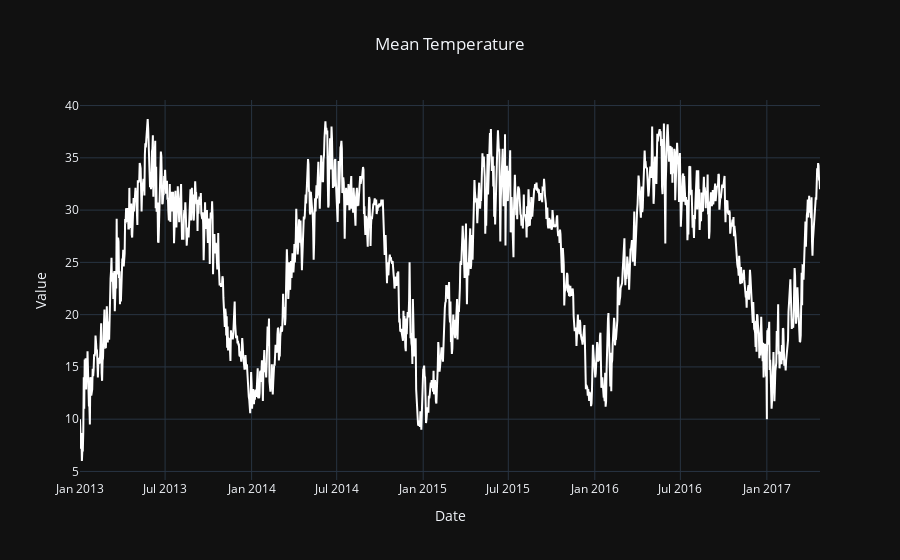
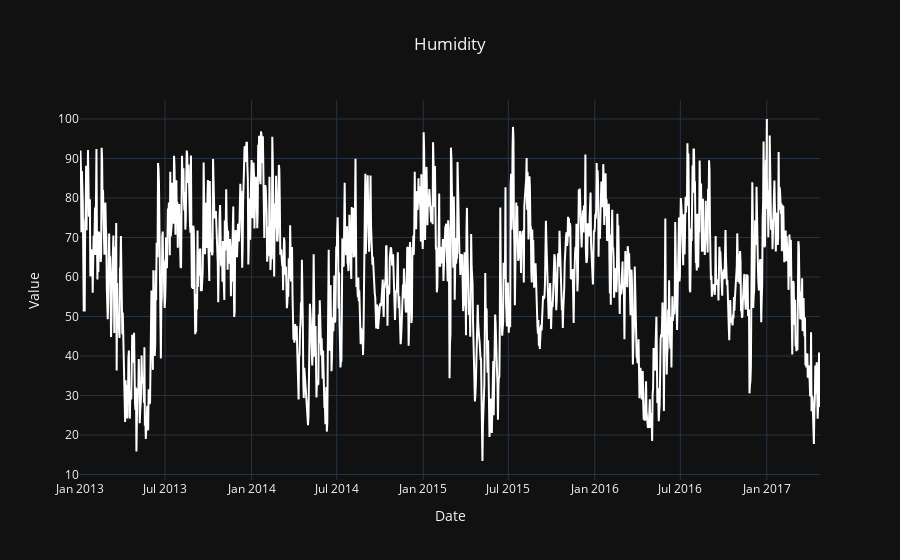
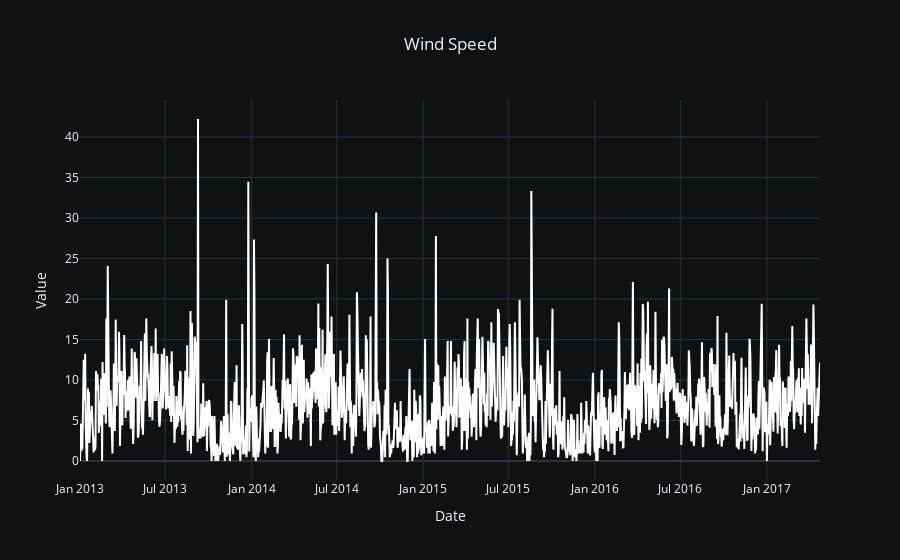
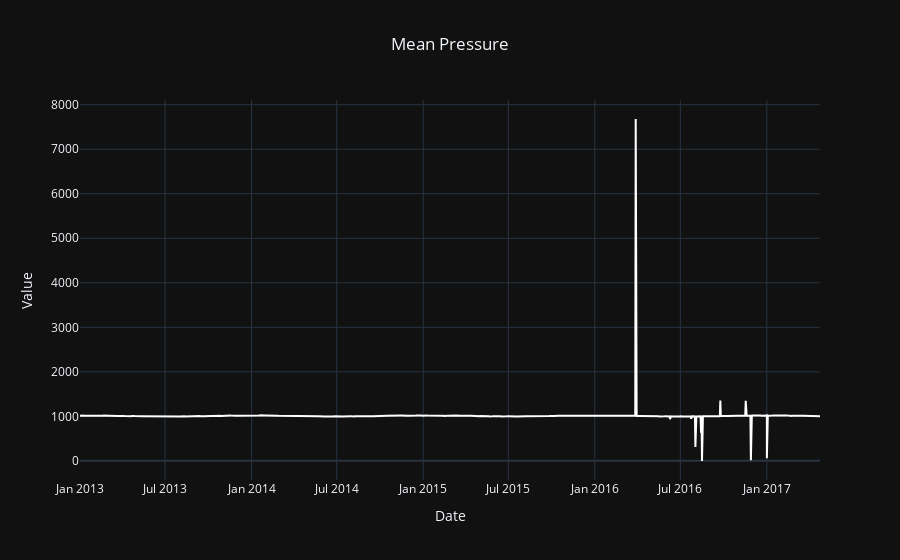

The notebook cell these images were saved under, in order:
### Code cell
# Mean Temperature

fig_temp = go.Figure()
fig_temp.add_trace(go.Scatter(x=df.index, 
                              y=df['meantemp'], 
                              mode='lines', 
                              line=dict(color='white')))
fig_temp.update_layout(title="Mean Temperature", 
                       xaxis_title="Date", 
                       yaxis_title="Value", 
                       template='plotly_dark', 
                       title_x=0.5)
fig_temp.show()

# Humidity

fig_humidity = go.Figure()
fig_humidity.add_trace(go.Scatter(x=df.index, 
                                  y=df['humidity'], 
                                  mode='lines',
                                  line=dict(color='white')))
fig_humidity.update_layout(title="Humidity", 
                           xaxis_title="Date", 
                           yaxis_title="Value", 
                           template='plotly_dark', 
                           title_x=0.5)
fig_humidity.show()

# Wind Speed

fig_wind = go.Figure()
fig_wind.add_trace(go.Scatter(x=df.index, 
                              y=df['wind_speed'], 
                              mode='lines', 
                              line=dict(color='white')))
fig_wind.update_layout(title="Wind Speed", 
                       xaxis_title="Date", 
                       yaxis_title="Value", 
                       template='plotly_dark', 
                       title_x=0.5)
fig_wind.show()

# Mean Pressure

fig_pressure = go.Figure()
fig_pressure.add_trace(go.Scatter(x=df.index, 
                                  y=df['meanpressure'], 
                                  mode='lines', 
                                  line=dict(color='white')))
fig_pressure.update_layout(title="Mean Pressure", 
                           xaxis_title="Date", 
                           yaxis_title="Value", 
                           template='plotly_dark', 
                           title_x=0.5)
fig_pressure.show()

### Figure 1 — Plotly figure (JSON) as saved in the notebook; plotly's stock layout.template omitted (floating-point values rounded to 4 significant figures; data arrays with more than 128 entries replaced by an {"elided": "..."} marker saying what was removed)
{"data": [{"line": {"color": "white"}, "mode": "lines", "type": "scatter", "x": {"elided": "1576 str values"}, "y": {"elided": "1576 float values"}}], "layout": {"autosize": true, "title": {"text": "Mean Temperature", "x": 0.5}, "xaxis": {"autorange": true, "range": ["2013-01-01", "2017-04-24"], "title": {"text": "Date"}, "type": "date"}, "yaxis": {"autorange": true, "range": [4.183, 40.53], "title": {"text": "Value"}, "type": "linear"}}}

### Figure 2 — Plotly figure (JSON) as saved in the notebook; plotly's stock layout.template omitted (floating-point values rounded to 4 significant figures; data arrays with more than 128 entries replaced by an {"elided": "..."} marker saying what was removed)
{"data": [{"line": {"color": "white"}, "mode": "lines", "type": "scatter", "x": {"elided": "1576 str values"}, "y": {"elided": "1576 float values"}}], "layout": {"autosize": true, "title": {"text": "Humidity", "x": 0.5}, "xaxis": {"autorange": true, "range": ["2013-01-01", "2017-04-24"], "title": {"text": "Date"}, "type": "date"}, "yaxis": {"autorange": true, "range": [8.619, 104.8], "title": {"text": "Value"}, "type": "linear"}}}

### Figure 3 — Plotly figure (JSON) as saved in the notebook; plotly's stock layout.template omitted (floating-point values rounded to 4 significant figures; data arrays with more than 128 entries replaced by an {"elided": "..."} marker saying what was removed)
{"data": [{"line": {"color": "white"}, "mode": "lines", "type": "scatter", "x": {"elided": "1576 str values"}, "y": {"elided": "1576 float values"}}], "layout": {"autosize": true, "title": {"text": "Wind Speed", "x": 0.5}, "xaxis": {"autorange": true, "range": ["2013-01-01", "2017-04-24"], "title": {"text": "Date"}, "type": "date"}, "yaxis": {"autorange": true, "range": [-2.346, 44.57], "title": {"text": "Value"}, "type": "linear"}}}

### Figure 4 — Plotly figure (JSON) as saved in the notebook; plotly's stock layout.template omitted (floating-point values rounded to 4 significant figures; data arrays with more than 128 entries replaced by an {"elided": "..."} marker saying what was removed)
{"data": [{"line": {"color": "white"}, "mode": "lines", "type": "scatter", "x": {"elided": "1576 str values"}, "y": {"elided": "1576 float values"}}], "layout": {"autosize": true, "title": {"text": "Mean Pressure", "x": 0.5}, "xaxis": {"autorange": true, "range": ["2013-01-01", "2017-04-24"], "title": {"text": "Date"}, "type": "date"}, "yaxis": {"autorange": true, "range": [-429.8, 8106.0], "title": {"text": "Value"}, "type": "linear"}}}
